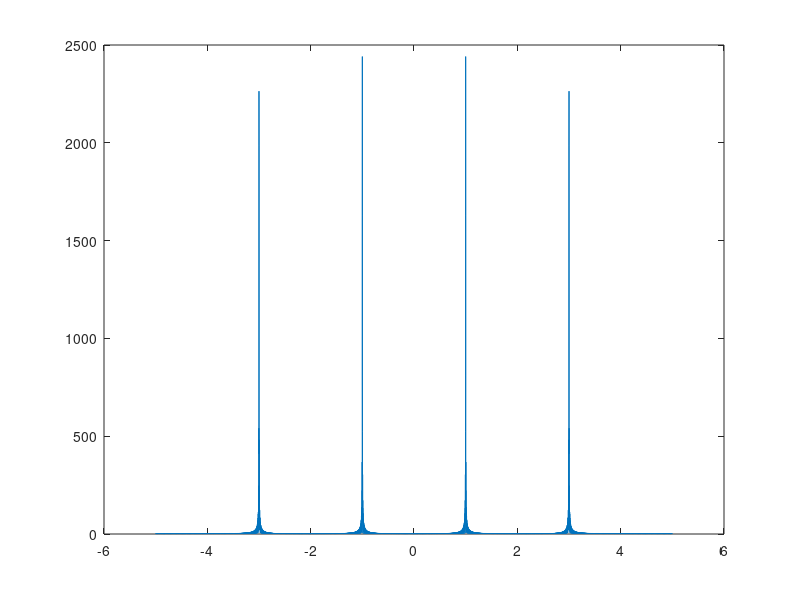

Source code (MATLAB):
% fft_ex.m
%
% This is an example of computing the FFT of 
% the addition of two cos functions. 
%
% Written by Raymond Roberts and Graham Roberts,
% students at Curtin University of Technology
% September 1996

clc

fprintf('**************************************************************\n\n');
fprintf('This file illustrates how to perform the FFT on a time\n');
fprintf('signal using MATLAB\n\n\n');
fprintf('In this case, the time signal is the sum of two cosines\n\n');

echo on
% Sample at 10 Hz, and use a 500 second long sample -> 5001 samples
t = 0:.1:500;

% Calculate the sum of the two cosines
x = cos(3*2*pi*t) + cos(1*2*pi*t);

% Take an 8192-point FFT (power of 2 greater than 5000)
f = fft(x,8192);

% Construct a frequency axis
Freq = -5:10/8192:5-1/8192;

% Plot frequency, magnitude.  fftshift centers around zero.
plot(Freq, abs(fftshift(f)));

echo off